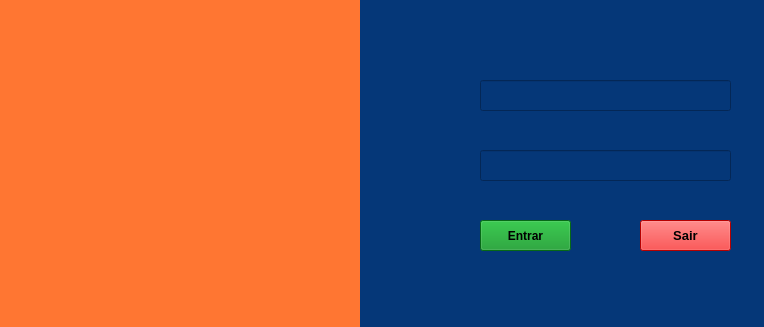
<?xml version="1.0" encoding="UTF-8"?>
<ui version="4.0">
 <class>MainWindow</class>
 <widget class="QMainWindow" name="MainWindow">
  <property name="geometry">
   <rect>
    <x>0</x>
    <y>0</y>
    <width>764</width>
    <height>327</height>
   </rect>
  </property>
  <property name="windowTitle">
   <string>Login - Tucumã Telecom</string>
  </property>
  <widget class="QWidget" name="centralwidget">
   <widget class="QWidget" name="widget" native="true">
    <property name="enabled">
     <bool>true</bool>
    </property>
    <property name="geometry">
     <rect>
      <x>0</x>
      <y>0</y>
      <width>361</width>
      <height>331</height>
     </rect>
    </property>
    <property name="styleSheet">
     <string notr="true">background-color: #ff7632;</string>
    </property>
    <widget class="QLabel" name="lblLogo">
     <property name="geometry">
      <rect>
       <x>80</x>
       <y>70</y>
       <width>181</width>
       <height>161</height>
      </rect>
     </property>
     <property name="text">
      <string/>
     </property>
    </widget>
   </widget>
   <widget class="QWidget" name="widget_2" native="true">
    <property name="geometry">
     <rect>
      <x>360</x>
      <y>0</y>
      <width>411</width>
      <height>331</height>
     </rect>
    </property>
    <property name="styleSheet">
     <string notr="true">background-color: rgb(5, 55, 120);</string>
    </property>
    <widget class="QLineEdit" name="txtUser">
     <property name="geometry">
      <rect>
       <x>120</x>
       <y>80</y>
       <width>251</width>
       <height>31</height>
      </rect>
     </property>
     <property name="font">
      <font>
       <pointsize>12</pointsize>
      </font>
     </property>
     <property name="styleSheet">
      <string notr="true">color: rgb(255, 255, 255);</string>
     </property>
    </widget>
    <widget class="QLineEdit" name="txtPw">
     <property name="geometry">
      <rect>
       <x>120</x>
       <y>150</y>
       <width>251</width>
       <height>31</height>
      </rect>
     </property>
     <property name="font">
      <font>
       <pointsize>12</pointsize>
      </font>
     </property>
     <property name="styleSheet">
      <string notr="true">color: rgb(255, 255, 255);</string>
     </property>
     <property name="inputMethodHints">
      <set>Qt::ImhNone</set>
     </property>
     <property name="inputMask">
      <string/>
     </property>
    </widget>
    <widget class="QLabel" name="lblUser">
     <property name="geometry">
      <rect>
       <x>50</x>
       <y>70</y>
       <width>51</width>
       <height>41</height>
      </rect>
     </property>
     <property name="text">
      <string/>
     </property>
    </widget>
    <widget class="QLabel" name="lblPw">
     <property name="geometry">
      <rect>
       <x>50</x>
       <y>140</y>
       <width>51</width>
       <height>41</height>
      </rect>
     </property>
     <property name="text">
      <string/>
     </property>
    </widget>
    <widget class="QPushButton" name="btnEntrar">
     <property name="geometry">
      <rect>
       <x>120</x>
       <y>220</y>
       <width>91</width>
       <height>31</height>
      </rect>
     </property>
     <property name="font">
      <font>
       <pointsize>9</pointsize>
       <weight>75</weight>
       <bold>true</bold>
      </font>
     </property>
     <property name="styleSheet">
      <string notr="true">background-color: qlineargradient(spread:pad, x1:0.267, y1:0.335, x2:0, y2:0, stop:0.00568182 rgba(0, 79, 19, 255), stop:1 rgba(255, 255, 255, 255));
background-color: rgb(8, 147, 31);</string>
     </property>
     <property name="text">
      <string>Entrar</string>
     </property>
    </widget>
    <widget class="QPushButton" name="pushButton">
     <property name="geometry">
      <rect>
       <x>280</x>
       <y>220</y>
       <width>91</width>
       <height>31</height>
      </rect>
     </property>
     <property name="font">
      <font>
       <pointsize>10</pointsize>
       <weight>75</weight>
       <bold>true</bold>
      </font>
     </property>
     <property name="styleSheet">
      <string notr="true">background-color: rgb(255, 0, 0);</string>
     </property>
     <property name="text">
      <string>Sair</string>
     </property>
    </widget>
   </widget>
  </widget>
 </widget>
 <resources/>
 <connections/>
</ui>
